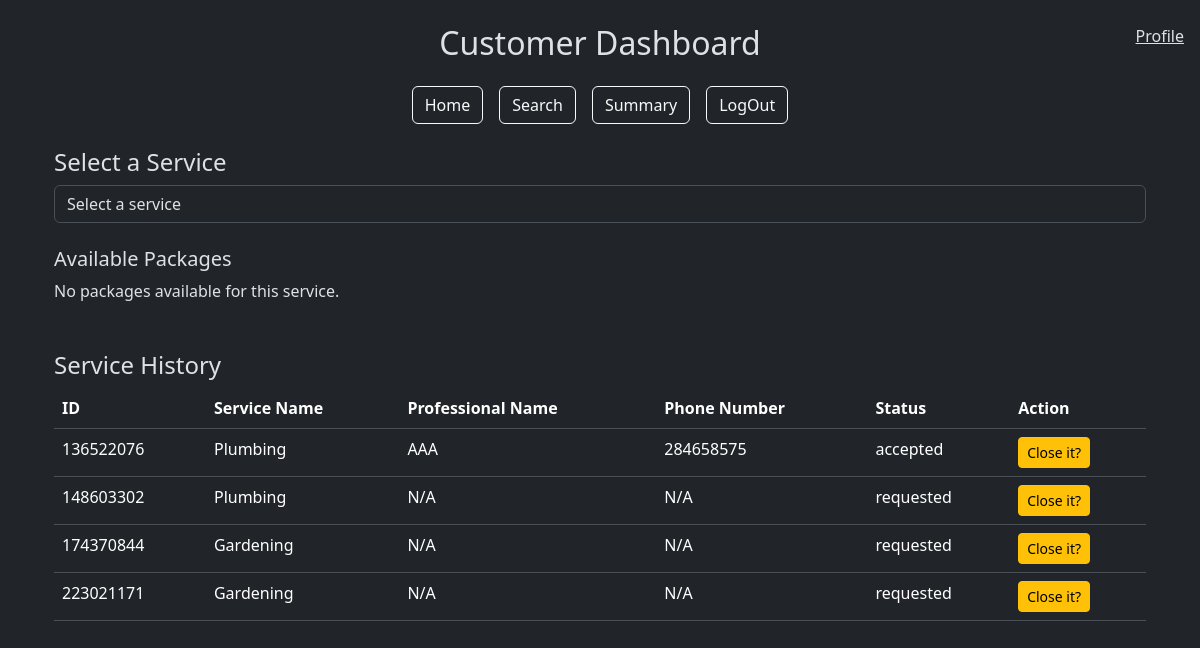
/customer_dashboard (signed in), run on an earlier commit of the app's database.
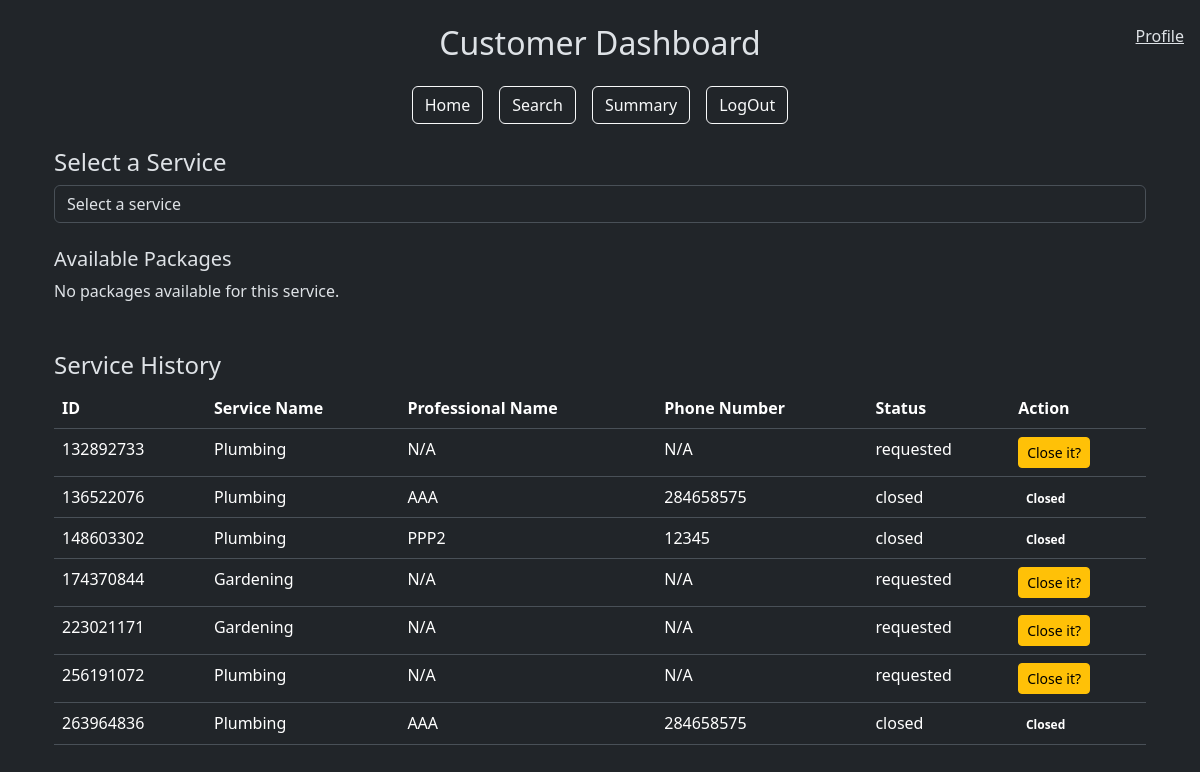
And on a later commit of the database.
### models.py (models this page shows)
class User(db.Model):
    __tablename__ = "user"
    id = db.Column(db.Integer, primary_key=True)
    username = db.Column(db.String(80), unique=True, nullable=False)
    passhash = db.Column(db.String(80), nullable=False)
    name = db.Column(db.String(80), nullable=False)
    role = db.Column(db.String(20), nullable=False)
    is_blocked = db.Column(db.Boolean, default=False, nullable=False)
    professional = db.relationship('Professional', backref='user', lazy=True)
    customer = db.relationship('Customer', backref='user', lazy=True)

class ServiceRequest(db.Model):
    __tablename__ = 'service_request'
    id = db.Column(db.Integer, primary_key=True)
    customer_id = db.Column(db.Integer, db.ForeignKey('customer.id'), nullable=False)  # Reference to Customer
    professional_id = db.Column(db.Integer, db.ForeignKey('professional.id'), nullable=True)  # Reference to Professional
    service_id = db.Column(db.Integer, db.ForeignKey('service.id'), nullable=False)
    date_of_request = db.Column(db.DateTime, default=datetime.utcnow, nullable=False)
    date_of_completion = db.Column(db.DateTime, nullable=True)
    status = db.Column(db.String(20), default='requested', nullable=False)
    rating = db.Column(db.Integer, nullable=True)
    remarks = db.Column(db.Text, nullable=True)
    rejected_by = db.Column(MutableList.as_mutable(JSON), default=[])
    customer = db.relationship('Customer', back_populates='service_requests')
    service = db.relationship('Service', back_populates='service_requests')
    professional = db.relationship('Professional', back_populates='service_requests')
    review = db.relationship('Review', back_populates='service_request', lazy=True)

class Service(db.Model):
    __tablename__ = 'service'
    id = db.Column(db.Integer, primary_key=True)
    service_name = db.Column(db.String(80), unique=False, nullable=False)
    description = db.Column(db.Text, nullable=False)
    price = db.Column(db.Float, nullable=False)
    time_required = db.Column(db.Integer, nullable=False)
    service_requests = db.relationship('ServiceRequest', back_populates='service', lazy=True)

class Professional(db.Model):
    __tablename__ = 'professional'
    id = db.Column(db.Integer, db.ForeignKey('user.id'), primary_key=True)
    date_created = db.Column(db.DateTime, default=datetime.utcnow, nullable=False)
    service_id = db.Column(db.Integer, db.ForeignKey('service.id'), nullable=True)
    contact = db.Column(db.String(10), nullable=False)
    experience = db.Column(db.Float, nullable=False)
    description = db.Column(db.Text, nullable=True)
    service_name = db.Column(db.Text(80),db.ForeignKey('service.service_name'), nullable=False)
    rating = db.Column(db.Float, nullable=True)
    address = db.Column(db.Text, nullable=False)
    pincode = db.Column(db.String(6), nullable=False)
    available = db.Column(db.Boolean, default=True, nullable=False)
    document = db.Column(db.String(200))
    verified = db.Column(db.Boolean, default=False, nullable=False)
    service_requests = db.relationship('ServiceRequest', back_populates='professional', lazy=True)

### app.py (the view)
@app.route('/customer_dashboard')
def customer_dashboard():
    user_id = session['user_id']
    customer = Customer.query.get(user_id)
    services =  db.session.query(Service.service_name).distinct().all()
    user = User.query.get(user_id)
    service_requests = ServiceRequest.query.filter_by(customer_id=user_id).all()
    return render_template('customer_dashboard.html',service_requests=service_requests,user=user, customer=customer, services=services)

### templates/customer_dashboard.html (shortened to what this page needs)
{% extends "layout.html" %} {% block title %}Customer Dashboard{% endblock %} {%
block content %}
<div class="container mt-4">
  {% if customer.user.is_blocked %}
  <div class="alert alert-danger" role="alert">
    Your account is blocked. Please contact the admin.
  </div>
  {% else %}
  <span class="navbar-text position-fixed top-0 end-0 m-3">
    <a href="{{ url_for('profile')}}">Profile</a>
  </span>
  <div class="my-4">
    <h4>Select a Service</h4>
    <form method="POST" action="{{ url_for('select_service') }}">
      <div class="form-group">
        <select
          class="form-control"
          name="service_name"
          onchange="this.form.submit()"
          required
        >
          <option value="" disabled selected>Select a service</option>
        </select>
      </div>
    </form>
    <div id="packageDisplay" class="mt-4">
      <h5>Available Packages</h5>
      <div id="packageList">
        {% if packages %} {% for pkg in packages %}
        <div class="card mb-3">
          <div class="card-body">
            <h5 class="card-title">{{ pkg.service_name }}</h5>
            <p class="card-text">{{ pkg.description }}</p>
            <p><strong>Price:</strong> {{ pkg.price }}</p>
            <form
              method="POST"
              action="{{ url_for('book_service', package_id=pkg.id) }}"
            >
              <button type="submit" class="btn btn-primary">Book</button>
            </form>
          </div>
        </div>
        {% endfor %} {% else %}
        <p>No packages available for this service.</p>
        {% endif %}
      </div>
    </div>
  </div>
  <div class="mt-5">
    <h4>Service History</h4>
    <div class="table-responsive">
      <table class="table">
        <thead>
          <tr>
            <th>ID</th>
            <th>Service Name</th>
            <th>Professional Name</th>
            <th>Phone Number</th>
            <th>Status</th>
            <th>Action</th>
          </tr>
        </thead>
        <tbody>
          {% for service_request in service_requests %}
          <tr>
            <td>{{ service_request.id }}</td>
            <td>{{ service_request.service.service_name }}</td>
            <td>
              {{ service_request.professional.user.name if
              service_request.professional else 'N/A' }}
            </td>
            <td>
              {{ service_request.professional.contact if
              service_request.professional else 'N/A' }}
            </td>
            <td>{{ service_request.status }}</td>
            <td>
              {% if service_request.status == 'closed' %}
              <span class="badge badge-success">Closed</span>
              {% else %}
              <button
                type="button"
                class="btn btn-warning btn-sm"
                data-toggle="modal"
                data-target="#viewModal"
                onclick="showModal('{{ service_request.id }}', '{{ service_request.date_of_request }}', '{{ service_request.status }}', '{{ service_request.remarks }}', '{{ service_request.rating }}')"
              >
                Close it?
              </button>
              {% endif %}
            </td>
          </tr>
          {% endfor %}
        </tbody>
      </table>
    </div>
  </div>
  {% endif %}
</div>
{% endblock %}

### templates/layout.html (shortened to what this page needs)
<!DOCTYPE html>
<html lang="en">
  <head>
    <link
      href="https://cdn.jsdelivr.net/npm/bootstrap@5.3.3/dist/css/bootstrap.min.css"
      rel="stylesheet"
    />
  </head>
  <body data-bs-theme="dark">
    <div class="container mt-4">
      {% if not (request.endpoint == 'professional_dashboard' and
      professional.verified == false) %} {% if request.endpoint not in ['login',
      'register','profile'] and not user.is_blocked%}
      <div class="text-center my-4">
        <h2 class="text-capitalize">
          {{ session.get('user_role') }} Dashboard
        </h2>
      </div>
      <div class="d-flex justify-content-center mb-4">
        <div class="d-flex flex-row gap-3">
          {% with dashboard_url = session['user_role'] + '_dashboard' %}
          <a href="{{ url_for(dashboard_url) }}" class="btn btn-outline-light"
            >Home</a
          >
          {% endwith %}
          <a href="{{ url_for('search') }}" class="btn btn-outline-light"
            >Search</a
          >
          <a href="{{ url_for('summary') }}" class="btn btn-outline-light"
            >Summary</a
          >
          <a href="{{ url_for('logout') }}" class="btn btn-outline-light"
            >LogOut</a
          >
        </div>
      </div>
      {% endif %} {% endif %}
      {% block content %} {% endblock %}
    </div>
  </body>
</html>

What changed in the data, as far as the page shows it:
added ServiceRequest: id "132892733", service.service_name "Plumbing", professional.user "N/A", professional "N/A", status "requested"
changed ServiceRequest id 136522076: status "accepted" → "closed"; status "Close it?" → "Closed"
changed ServiceRequest id 148603302: professional.user "N/A" → "PPP2"; professional "N/A" → "12345"; status "requested" → "closed"; status "Close it?" → "Closed"
added ServiceRequest: id "256191072", service.service_name "Plumbing", professional.user "N/A", professional "N/A", status "requested"
added ServiceRequest: id "263964836", service.service_name "Plumbing", professional.user "AAA", professional "284658575", status "closed", shows "Closed"
